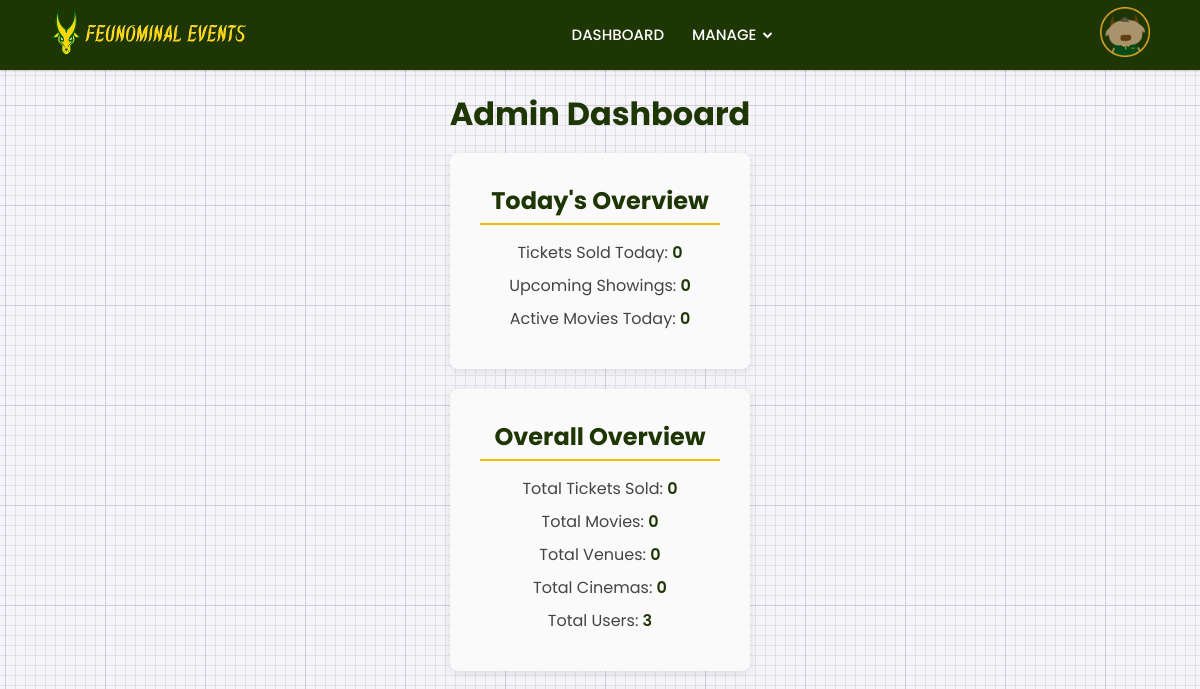
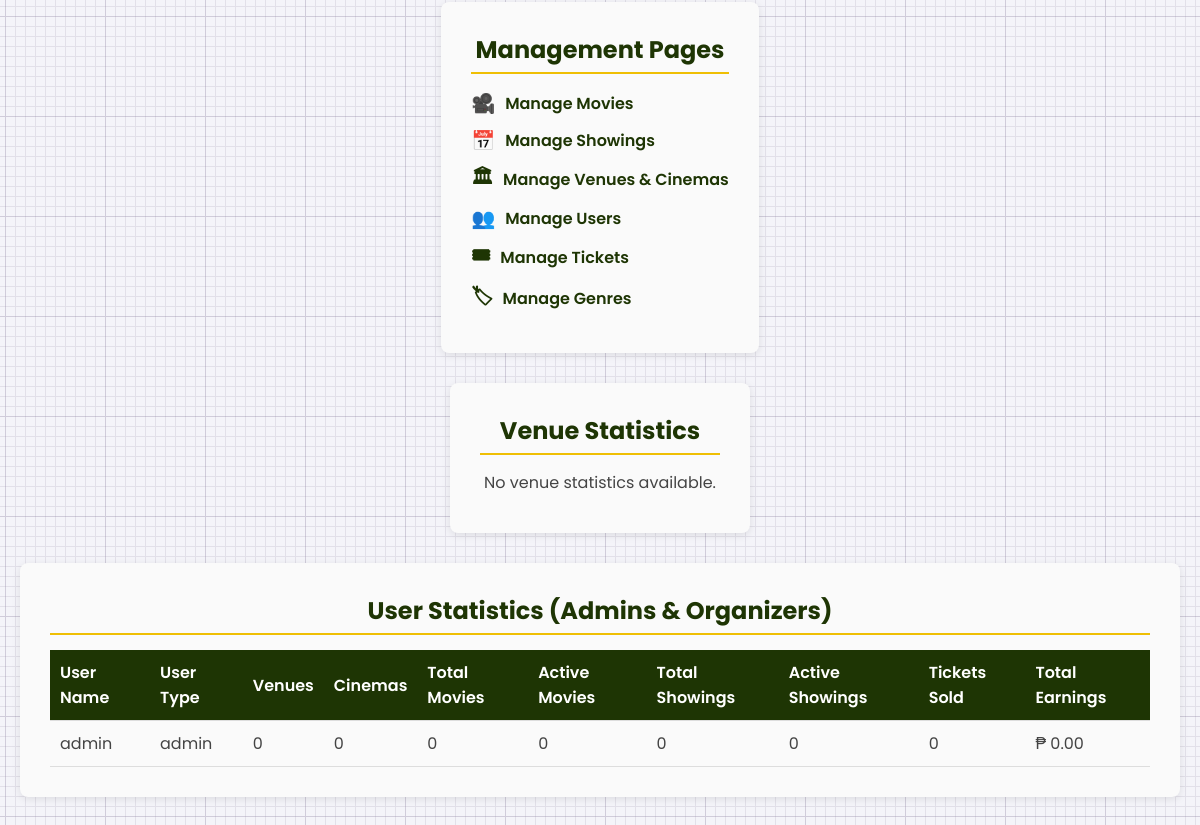
The app's page /admin/admin.php, older data (2 pictures, top to bottom).
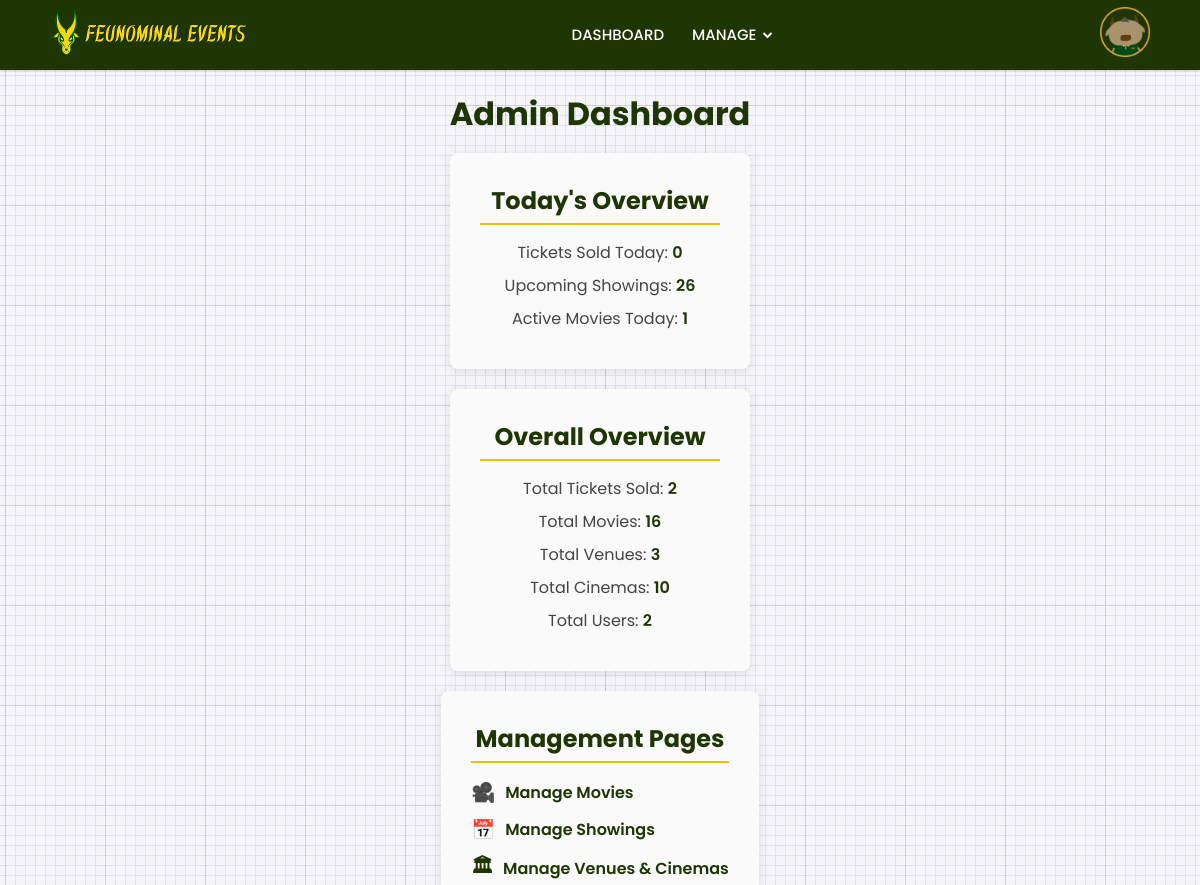
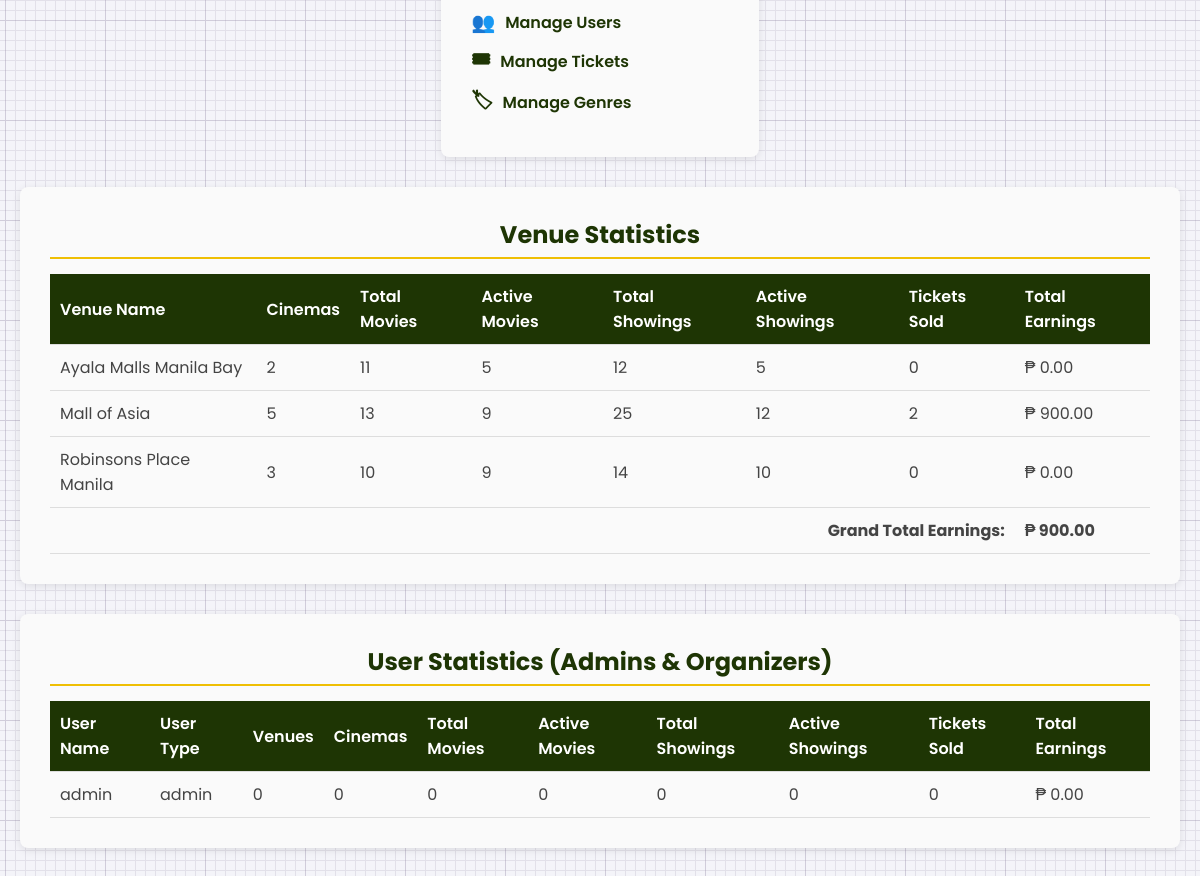
The same page, newer data (2 pictures, top to bottom).
### tables this page shows
CREATE TABLE `users` (
  `user_id` int(10) NOT NULL,
  `f_name` varchar(50) NOT NULL,
  `s_name` varchar(50) NOT NULL,
  `email` varchar(50) NOT NULL,
  `password` varchar(25) NOT NULL,
  `user_type` enum('customer','admin','organizer','') NOT NULL,
  `created_at` datetime NOT NULL
);

CREATE TABLE `venues` (
  `venue_id` int(10) NOT NULL,
  `venue_name` varchar(50) NOT NULL,
  `address` text NOT NULL,
  `event_type` varchar(50) NOT NULL,
  `image` varchar(255) NOT NULL
);

### admin/admin.php (the view, shortened to what the changed rows need)
<?php
$host = 'localhost';
$db = 'tix';
$user = 'root';
$pass = '';
$conn = new mysqli($host, $user, $pass, $db);
$total_tickets_sql = "SELECT COUNT(movie_tix_id) AS total_tickets FROM movie_tickets";
$total_tickets_result = $conn->query($total_tickets_sql);
$total_tickets_row = $total_tickets_result->fetch_assoc();
$total_tickets = $total_tickets_row['total_tickets'];
$upcoming_showings_sql = "SELECT COUNT(*) AS upcoming_showings FROM showings WHERE show_date > CURDATE()";
$upcoming_showings_result = $conn->query($upcoming_showings_sql);
$upcoming_showings_row = $upcoming_showings_result->fetch_assoc();
$upcoming_showings = $upcoming_showings_row['upcoming_showings'];
$active_movies_sql = "SELECT COUNT(DISTINCT movie_id) AS active_movies FROM showings WHERE show_date = CURDATE()";
$active_movies_result = $conn->query($active_movies_sql);
$active_movies_row = $active_movies_result->fetch_assoc();
$active_movies = $active_movies_row['active_movies'];
$total_movies_sql = "SELECT COUNT(movie_id) AS total_movies FROM movies WHERE archived = 0";
$total_movies_result = $conn->query($total_movies_sql);
$total_movies_row = $total_movies_result->fetch_assoc();
$total_movies = $total_movies_row['total_movies'];
$total_venues_sql = "SELECT COUNT(venue_id) AS total_venues FROM venues WHERE archived = 0";
$total_venues_result = $conn->query($total_venues_sql);
$total_venues_row = $total_venues_result->fetch_assoc();
$total_venues = $total_venues_row['total_venues'];
$total_cinemas_sql = "SELECT COUNT(cinema_id) AS total_cinemas FROM cinemas WHERE archived = 0";
$total_cinemas_result = $conn->query($total_cinemas_sql);
$total_cinemas_row = $total_cinemas_result->fetch_assoc();
$total_cinemas = $total_cinemas_row['total_cinemas'];
$total_users_sql = "SELECT COUNT(user_id) AS total_users FROM users";
$total_users_result = $conn->query($total_users_sql);
$total_users_row = $total_users_result->fetch_assoc();
$total_users = $total_users_row['total_users'];
$venue_stats_sql = "
    SELECT
        v.venue_id,
        v.venue_name,
        COUNT(DISTINCT c.cinema_id) AS num_cinemas,
        COUNT(DISTINCT s.movie_id) AS total_movies,
        COUNT(DISTINCT CASE WHEN s.show_date > CURDATE() THEN s.movie_id END) AS active_movies,
        COUNT(s.showing_id) AS total_showings,
        COUNT(CASE WHEN s.show_date > CURDATE() THEN s.showing_id END) AS active_showings,
        COUNT(mt.movie_tix_id) AS num_tickets,
        COALESCE(SUM(CASE WHEN mt.movie_tix_id IS NOT NULL THEN s.price ELSE 0 END), 0) AS total_earnings
    FROM venues v
    LEFT JOIN cinemas c ON v.venue_id = c.venue_id AND c.archived = 0
    LEFT JOIN showings s ON c.cinema_id = s.cinema_id
    LEFT JOIN movie_tickets mt ON s.showing_id = mt.showing_id
    WHERE v.archived = 0
    GROUP BY v.venue_id, v.venue_name
    ORDER BY v.venue_name";
$venue_stats_result = $conn->query($venue_stats_sql);
$venue_stats = [];
while ($row = $venue_stats_result->fetch_assoc()) {
    $venue_stats[] = $row;
}
$user_stats_sql = "
    SELECT
        u.user_id,
        u.f_name,
        u.user_type,
        COUNT(DISTINCT v.venue_id) AS num_venues,
        COUNT(DISTINCT c.cinema_id) AS num_cinemas,
        COUNT(DISTINCT s.movie_id) AS total_movies,
        COUNT(DISTINCT CASE WHEN s.show_date > CURDATE() THEN s.movie_id END) AS active_movies,
        COUNT(s.showing_id) AS total_showings,
        COUNT(CASE WHEN s.show_date > CURDATE() THEN s.showing_id END) AS active_showings,
        COUNT(mt.movie_tix_id) AS num_tickets,
        COALESCE(SUM(CASE WHEN mt.movie_tix_id IS NOT NULL THEN s.price ELSE 0 END)) AS total_earnings
    FROM users u
    LEFT JOIN venues v ON u.user_id = v.user_id AND v.archived = 0
    LEFT JOIN cinemas c ON v.venue_id = c.venue_id AND c.archived = 0
    LEFT JOIN showings s ON c.cinema_id = s.cinema_id AND s.user_id = u.user_id
    LEFT JOIN movie_tickets mt ON s.showing_id = mt.showing_id
    WHERE u.user_type IN ('admin', 'organizer')
    GROUP BY u.user_id, u.f_name, u.user_type
    ORDER BY u.f_name";
$user_stats_result = $conn->query($user_stats_sql);
$user_stats = [];
while ($row = $user_stats_result->fetch_assoc()) {
    $user_stats[] = $row;
}
?>
<!DOCTYPE html>
<html lang="en" dir="ltr">
<head>
  <link rel="stylesheet" href="../css/nav.css">
  <link href='https://unpkg.com/boxicons@2.0.7/css/boxicons.min.css' rel='stylesheet'>
</head>
<body>
<h1>Admin Dashboard</h1>
<div class="section-row">
  <div class="section-column">
    <div class="card">
      <h2>Today's Overview</h2>
      <p>Upcoming Showings: <strong><?= $upcoming_showings; ?></strong></p>
      <p>Active Movies Today: <strong><?= $active_movies; ?></strong></p>
    </div>
  </div>
  <div class="section-column">
    <div class="card">
      <h2>Overall Overview</h2>
      <p>Total Tickets Sold: <strong><?= $total_tickets; ?></strong></p>
      <p>Total Movies: <strong><?= $total_movies; ?></strong></p>
      <p>Total Venues: <strong><?= $total_venues; ?></strong></p>
      <p>Total Cinemas: <strong><?= $total_cinemas; ?></strong></p>
      <p>Total Users: <strong><?= $total_users; ?></strong></p>
    </div>
  </div>
  <div class="section-column">
    <div class="card">
      <h2>Management Pages</h2>
    </div>
  </div>
</div>
<div class="section-row">
  <div class="section-column" style="flex: 1; max-width: 100%;">
    <div class="card">
      <h2>Venue Statistics</h2>
      <?php if (empty($venue_stats)): ?>
        <p>No venue statistics available.</p>
      <?php else: ?>
        <table class="venue-stats-table">
          <thead>
            <tr>
              <th>Venue Name</th>
              <th>Cinemas</th>
              <th>Total Movies</th>
              <th>Active Movies</th>
              <th>Total Showings</th>
              <th>Active Showings</th>
              <th>Tickets Sold</th>
              <th>Total Earnings</th>
            </tr>
          </thead>
          <tbody>
            <?php
              $grand_total_earnings = 0;
              foreach ($venue_stats as $venue):
                $grand_total_earnings += $venue['total_earnings'];
            ?>
              <tr>
                <td><?= htmlspecialchars($venue['venue_name']); ?></td>
                <td><?= $venue['num_cinemas']; ?></td>
                <td><?= $venue['total_movies']; ?></td>
                <td><?= $venue['active_movies']; ?></td>
                <td><?= $venue['total_showings']; ?></td>
                <td><?= $venue['active_showings']; ?></td>
                <td><?= $venue['num_tickets']; ?></td>
                <td>₱ <?= number_format($venue['total_earnings'], 2); ?></td>
              </tr>
            <?php endforeach; ?>
            <tr style="font-weight: bold;">
              <td colspan="7" style="text-align: right;">Grand Total Earnings:</td>
              <td>₱ <?= number_format($grand_total_earnings, 2); ?></td>
            </tr>
          </tbody>
        </table>
      <?php endif; ?>
    </div>
  </div>
</div>
<div class="section-row">
  <div class="section-column" style="flex: 1; max-width: 100%;">
    <div class="card">
      <h2>User Statistics (Admins & Organizers)</h2>
      <?php if (empty($user_stats)): ?>
        <p>No user statistics available.</p>
      <?php else: ?>
        <table class="user-stats-table">
          <thead>
            <tr>
              <th>User Name</th>
              <th>User Type</th>
              <th>Venues</th>
              <th>Cinemas</th>
              <th>Total Movies</th>
              <th>Active Movies</th>
              <th>Total Showings</th>
              <th>Active Showings</th>
              <th>Tickets Sold</th>
              <th>Total Earnings</th>
            </tr>
          </thead>
          <tbody>
            <?php foreach ($user_stats as $user): ?>
              <tr>
                <td><?= htmlspecialchars($user['f_name']); ?></td>
                <td><?= htmlspecialchars($user['user_type']); ?></td>
                <td><?= $user['num_venues']; ?></td>
                <td><?= $user['num_cinemas']; ?></td>
                <td><?= $user['total_movies']; ?></td>
                <td><?= $user['active_movies']; ?></td>
                <td><?= $user['total_showings']; ?></td>
                <td><?= $user['active_showings']; ?></td>
                <td><?= $user['num_tickets']; ?></td>
                <td>₱ <?= number_format($user['total_earnings'], 2); ?></td>
              </tr>
            <?php endforeach; ?>
          </tbody>
        </table>
      <?php endif; ?>
    </div>
  </div>
</div>
</body>
</html>

Row changes from the older to the newer data that the page shows:
added venues: venue_name "Ayala Malls Manila Bay", num_cinemas "2", total_movies "11", active_movies "5", total_showings "12", active_showings "5", num_tickets "0", total_earnings "0.00"
added venues: venue_name "Mall of Asia", num_cinemas "5", total_movies "13", active_movies "9", total_showings "25", active_showings "12", num_tickets "2", total_earnings "900.00"
added venues: venue_name "Robinsons Place Manila", num_cinemas "3", total_movies "10", active_movies "9", total_showings "14", active_showings "10", num_tickets "0", total_earnings "0.00"
Text that changed along with them:
$upcoming_showings: "0" → "26"
$active_movies: "0" → "1"
$total_tickets: "0" → "2"
$total_movies: "0" → "16"
$total_venues: "0" → "3"
$total_cinemas: "0" → "10"
$total_users: "3" → "2"
$grand_total_earnings: (not shown) → "900.00"
text no longer shown: "No venue statistics available."
text now shown: "Venue Name Cinemas Total Movies Active Movies Total Showings Active Showings Tickets Sold Total Earnings Grand Total Earnings: ₱"
